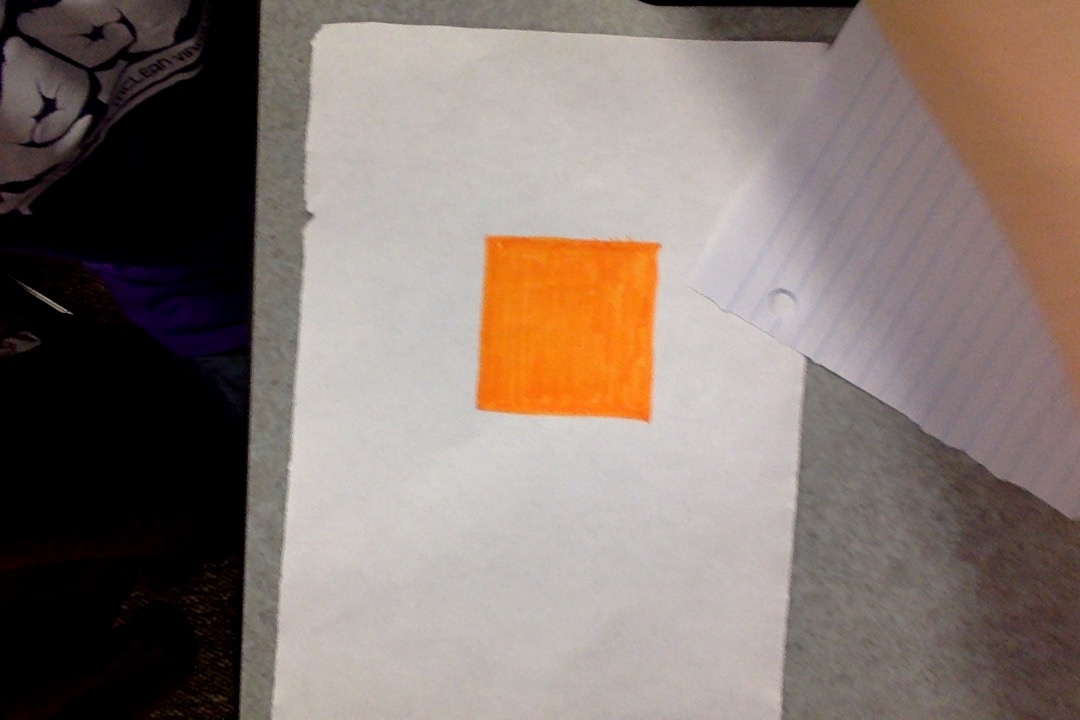
#> input picture HackUMBC2016/images/macshot.jpg, 1080 x 720 px
$ python track_orange_square.py   (older library calls are emulated)
#> lines starting #> are read from the running program, lines starting #| are printed output that depends on the picture; after the words box and inside, x2 and y2 are one past the last pixel; in counts of white or black regions, pixels touching at a corner belong together
#special thanks to http://www.pyimagesearch.com/2015/01/19/find-distance-camera-objectmarker-using-python-opencv/

# Make sure opencv is in the PATH, comment out if you are sure it already is
import sys
sys.path.append('/usr/local/lib/python2.7/site-packages')

# import the necessary packages
import numpy as np
import cv2

def find_marker(image):
    # convert the image to grayscale, blur it, and detect edges
    # gray = cv2.cvtColor(image, cv2.COLOR_BGR2GRAY)
    gray = cv2.GaussianBlur(image, (5, 5), 0)
    edged = cv2.Canny(gray, 35, 125)
    #cv2.imshow("image1", edged)

    # find the contours in the edged image and keep the largest one;
    # we'll assume that this is our piece of paper in the image
    (cnts, _) = cv2.findContours(edged.copy(), cv2.RETR_LIST, cv2.CHAIN_APPROX_SIMPLE)

    # Dont crash if the specified contour is not found
    if (len(cnts) == 0):
        return None
    c = max(cnts, key = cv2.contourArea)

    # compute the bounding box of the of the paper region and return it
    return cv2.minAreaRect(c)

def distance_to_camera(knownWidth, focalLength, perWidth):
    # compute and return the distance from the maker to the camera
    return (knownWidth * focalLength) / perWidth

# Known focal point is 0
KNOWN_DISTANCE = 12.0

# The width of our test orange square on paper was 2 inches
KNOWN_WIDTH = 2.0

# initialize the list of images that we'll be using
# this first image will be our focal image for later calculations.
# Current image by default is taken on a mac with 1080x720 resolution, 1 foot away with a 2 inch orange rectangle on paper
# To track a different item/resolution replace this image with a new one, and change constand width/distance values
IMAGE_PATHS = ["images/macshot.jpg"]

# load the furst image that contains an object that is KNOWN TO BE 2 feet
# from our camera, then find the paper marker in the image, and initialize
# the focal length
image = cv2.imread(IMAGE_PATHS[0])
#> image is the input picture: shape (720, 1080, 3); mean B, G, R 111.5, 118.6, 132.5
# [11 lines of commented-out code are left out]
scale_red = 75
scale_blue = 30
scale_green = 50
BINARY_THRESHOLDS = np.array([[30-scale_blue,160-scale_green,180-scale_red], [30+scale_blue,160+scale_green,180+scale_red]])

# blur the image and remove everything except the orange threshhold
image = cv2.GaussianBlur(image, (5, 5), 0)
image = cv2.inRange(image, *BINARY_THRESHOLDS)
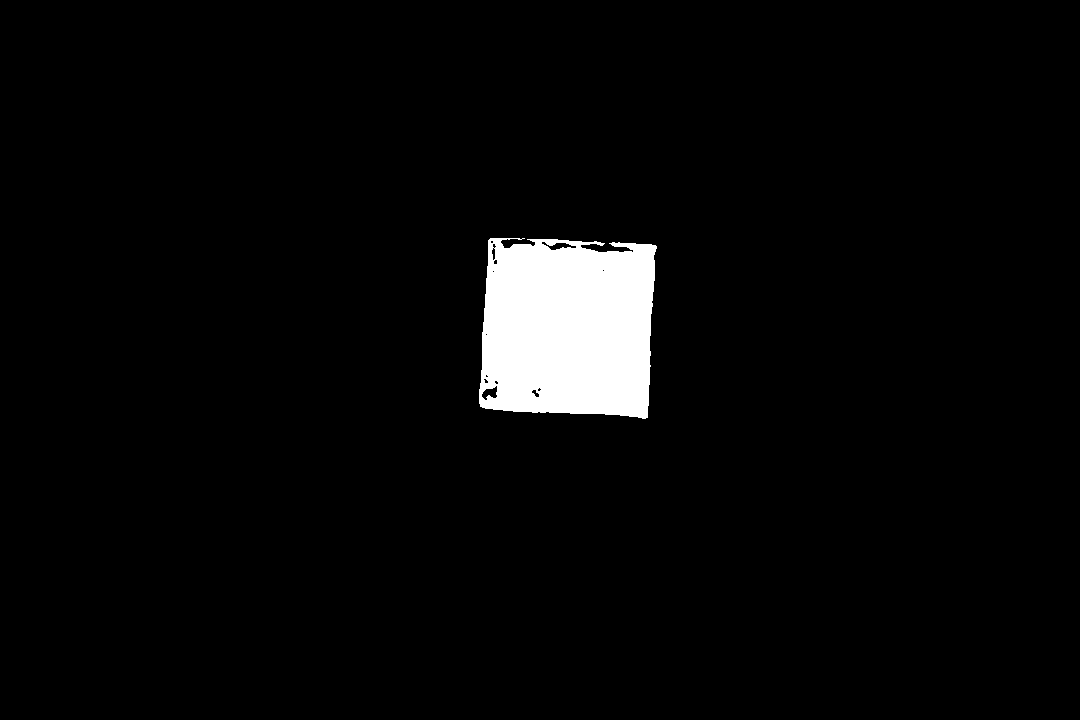
#> image: shape (720, 1080); 3.6% white; 1 white region, box (x1, y1, x2, y2) and area: (479, 238, 657, 419) 28243

# convert to greyscale and get contours
marker = find_marker(image)
#> in find_marker, `edged = cv2.Canny(gray, 35, 125)`:
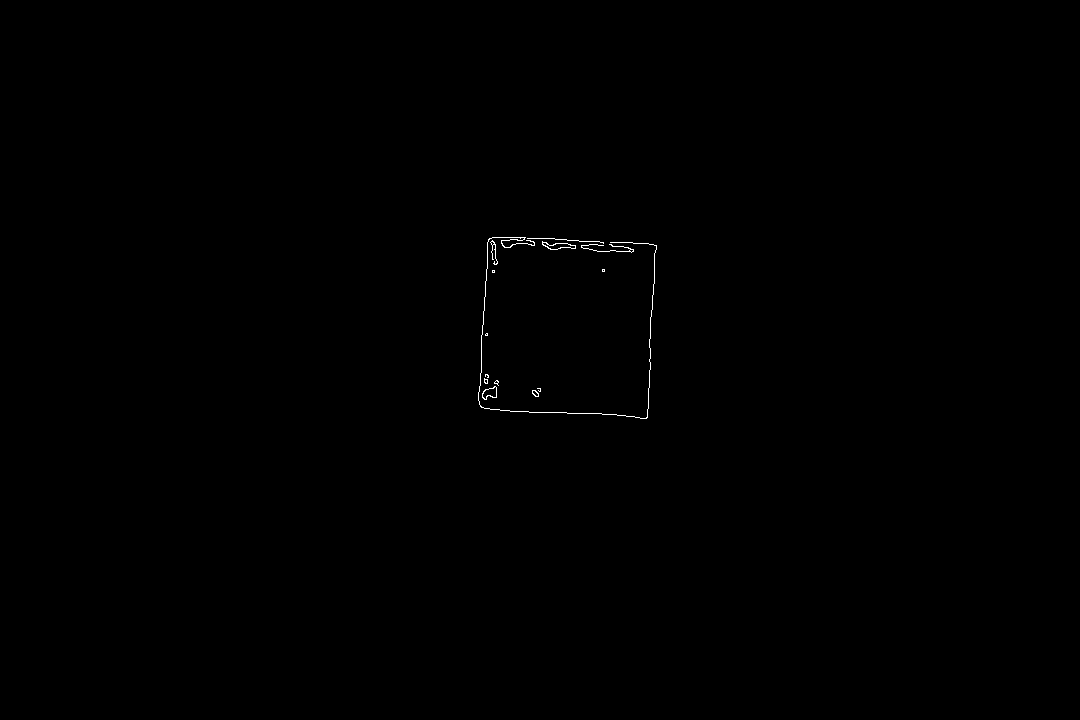
#> edged: shape (720, 1080); 0.15% white in thin lines or dots, all inside (x1, y1, x2, y2) = (478, 237, 657, 419)
#> in find_marker, `(cnts, _) = cv2.findContours(edged.copy(), cv2.RETR_LIST, cv2.CHAIN_AP..`: cnts = 24 contours, 19 with area under 20; largest, box (x1, y1, x2, y2) and area: (542, 241, 576, 250) 132, (482, 386, 497, 400) 118, (542, 242, 576, 250) 118, (482, 386, 497, 400) 106, (532, 390, 539, 397) 27
#> in find_marker, `c = max(cnts, key = cv2.contourArea)`: c = contour of 28 points, box (x1, y1, x2, y2) (542, 241, 576, 250), area 132
#> marker = ((558.4, 246), (7.34, 33.45), -85.43)
# make focal calculations
focalLength = (marker[1][0] * KNOWN_DISTANCE) / KNOWN_WIDTH
#> focalLength = 44.02

# loop over the images
cam = cv2.VideoCapture(0)
while cam.isOpened():
    # load the image, find the marker in the image, then compute the
    # distance to the marker from the camera
    ret_val, image = cam.read();
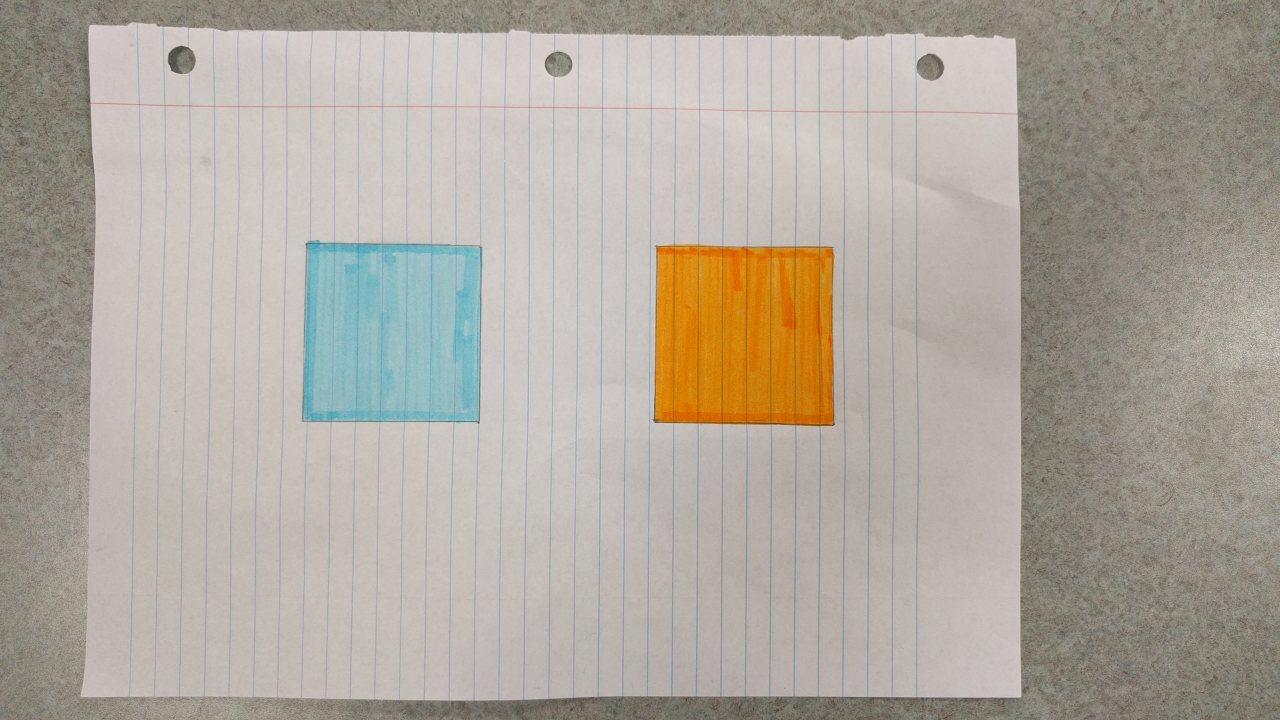
#> input picture HackUMBC2016/images/1ft.jpg, 3840 x 2160 px, given in place of the camera (shown at 1/3 size)
#> image is the input picture: shape (2160, 3840, 3); mean B, G, R 158.7, 168.8, 175.6
    image = cv2.flip(image, 1)
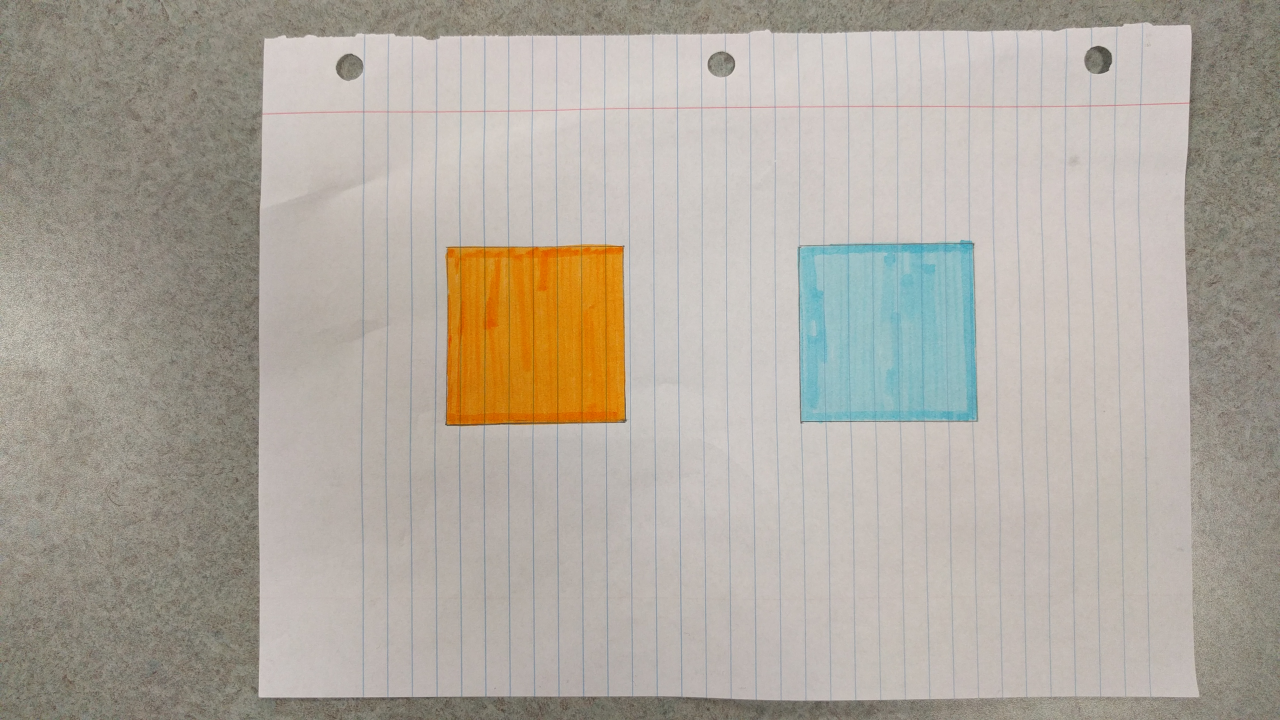
#> image: shape (2160, 3840, 3) (shown at 1/3 size); mean B, G, R 158.7, 168.8, 175.6
    # cv2.imshow("image", image)
    # image = cv2.resize(image, (0,0), fx=0.2, fy=0.2)

    edited = cv2.GaussianBlur(image, (5, 5), 0)
    edited = cv2.inRange(edited, *BINARY_THRESHOLDS)
#> edited: shape (2160, 3840); 2.9% white; 104 white regions (84 under 20 px), largest, box (x1, y1, x2, y2) and area: (1341, 736, 1875, 1266) 242056, (1492, 1256, 1598, 1268) 437, (1750, 1255, 1815, 1267) 316

    #resize so it will fit on the screen...
    edited_small = cv2.resize(edited, (0,0), fx=0.3, fy=0.3)
    # print edited_small.shape
    cv2.imshow("canny", edited_small)

    marker = find_marker(edited)
#> in find_marker (call 2), `edged = cv2.Canny(gray, 35, 125)`:
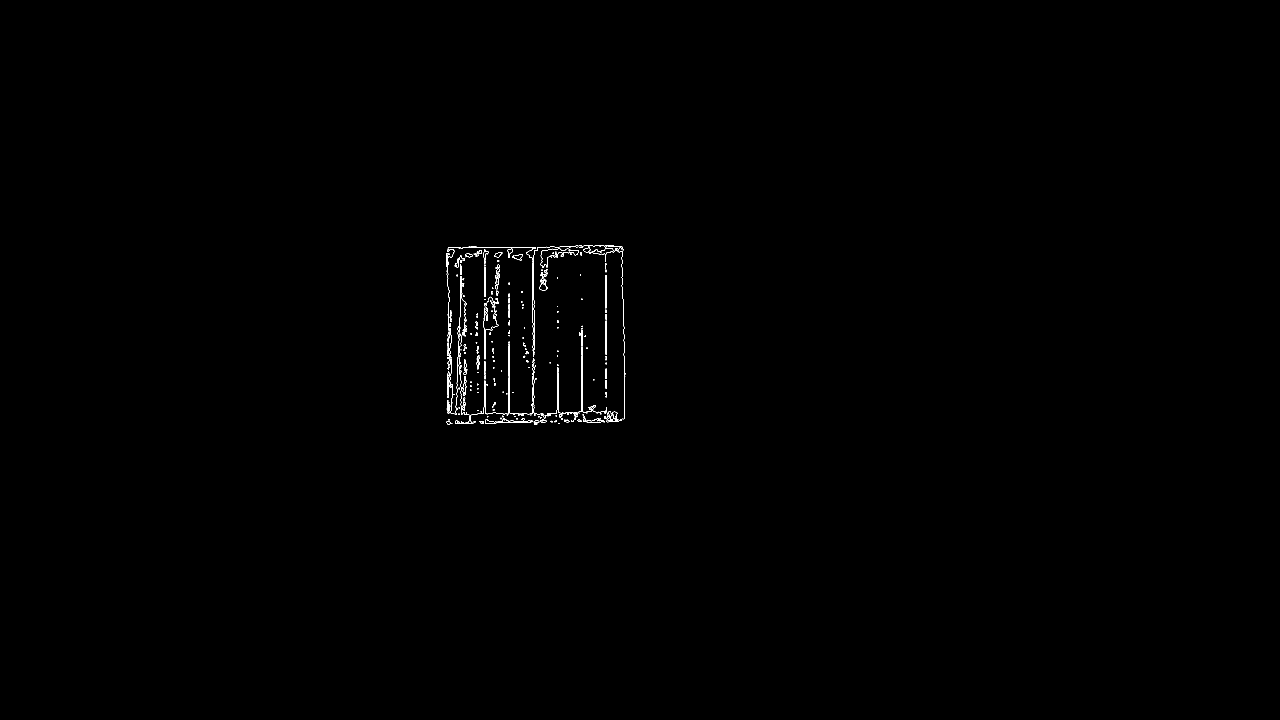
#> edged: shape (2160, 3840) (shown at 1/3 size); 0.18% white in thin lines or dots, all inside (x1, y1, x2, y2) = (1338, 736, 1876, 1274)
#> in find_marker (call 2), `(cnts, _) = cv2.findContours(edged.copy(), cv2.RETR_LIST, cv2.CHAIN_AP..`: cnts = 596 contours, 453 with area under 20; largest, box (x1, y1, x2, y2) and area: (1597, 736, 1876, 1137) 1001, (1597, 864, 1604, 1068) 726, (1775, 744, 1843, 765) 676, (1775, 744, 1843, 765) 643, (1376, 992, 1673, 1255) 534
#> in find_marker (call 2), `c = max(cnts, key = cv2.contourArea)`: c = contour of 576 points, box (x1, y1, x2, y2) (1597, 736, 1876, 1137), area 1001
#> marker = ((1735.3, 936.6), (276.4, 401.1), -0.466)
    # If marker is none, there is no orange contour found, dont draw anything
    if (marker is not None):
        inches = distance_to_camera(KNOWN_WIDTH, focalLength, marker[1][0])
#> inches = 0.318

        # draw a bounding box around the image and display it
        box = np.int0(cv2.cv.BoxPoints(marker))
#> box = [[1598, 1138], [1595, 737], [1871, 734], [1875, 1135]]

        # [8 lines of commented-out code are left out]
        cv2.drawContours(image, [box], -1, (0, 255, 0), 2)
        cv2.putText(image, "%.2fft" % (inches / 12),
                    (image.shape[1] - 200, image.shape[0] - 20), cv2.FONT_HERSHEY_SIMPLEX,
                    2.0, (0, 255, 0), 3)
        # [21 lines of commented-out code are left out]
    cv2.namedWindow("image", 0)
    cv2.imshow("image", image)
    # print image.shape
    cv2.resizeWindow("image", 1280, 720)
    cv2.waitKey(30)
